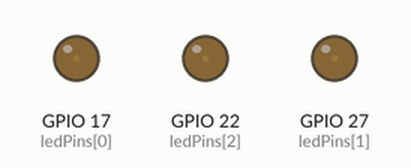
A program run on a simulated Raspberry Pi (BCM pin numbers). On the bench: output pins drawn as LEDs (lit = HIGH).

Above: at 0.05 s.
At 0.5 s:
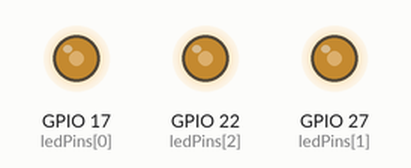
At 0.95 s:
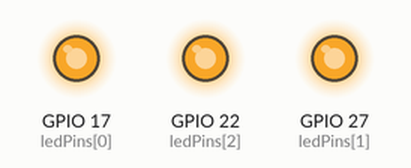
At 1.3 s:
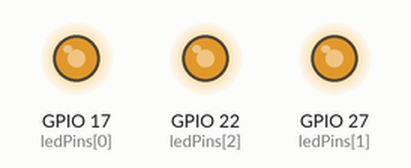
At 1.75 s:
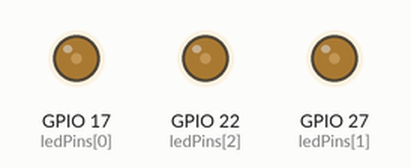
Timing chart, 0 to 4.7 s (numbered marks = the images above):
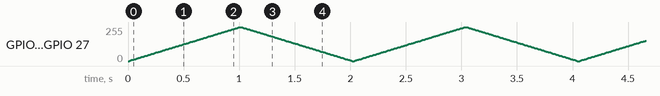

The program:

Blink_3Leds_PWM.py
```python
import RPi.GPIO as GPIO
import time

ledPins = [17,27,22]

delayTime = 0.01

GPIO.setmode(GPIO.BCM)

for i in range(0,3):
    GPIO.setup(ledPins[i], GPIO.OUT)

pwm1 = GPIO.PWM(ledPins[0], 50)
pwm2 = GPIO.PWM(ledPins[1], 50)
pwm3 = GPIO.PWM(ledPins[2], 50)

pwm1.start(0)
pwm2.start(0)
pwm3.start(0)


while True:
    for i in range(0,101):
        pwm1.ChangeDutyCycle(i)
        pwm2.ChangeDutyCycle(i)
        pwm3.ChangeDutyCycle(i)
        time.sleep(delayTime)

    for i in range(100,-1,-1):
        pwm1.ChangeDutyCycle(i)
        pwm2.ChangeDutyCycle(i)
        pwm3.ChangeDutyCycle(i)
        time.sleep(delayTime)
```
